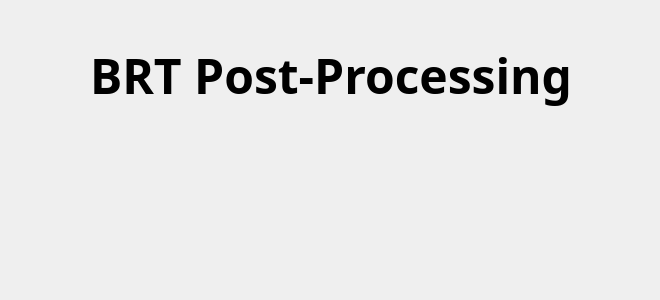
<?xml version="1.0" encoding="UTF-8"?>
<ui version="4.0">
 <class>Form</class>
 <widget class="QWidget" name="Form">
  <property name="geometry">
   <rect>
    <x>0</x>
    <y>0</y>
    <width>660</width>
    <height>300</height>
   </rect>
  </property>
  <property name="windowTitle">
   <string>Form</string>
  </property>
  <widget class="QLabel" name="titleMainWindow">
   <property name="geometry">
    <rect>
     <x>90</x>
     <y>40</y>
     <width>481</width>
     <height>71</height>
    </rect>
   </property>
   <property name="font">
    <font>
     <family>Segoe UI Variable Text Semibold</family>
     <pointsize>36</pointsize>
     <bold>true</bold>
    </font>
   </property>
   <property name="text">
    <string>BRT Post-Processing</string>
   </property>
  </widget>
 </widget>
 <resources/>
 <connections/>
</ui>
